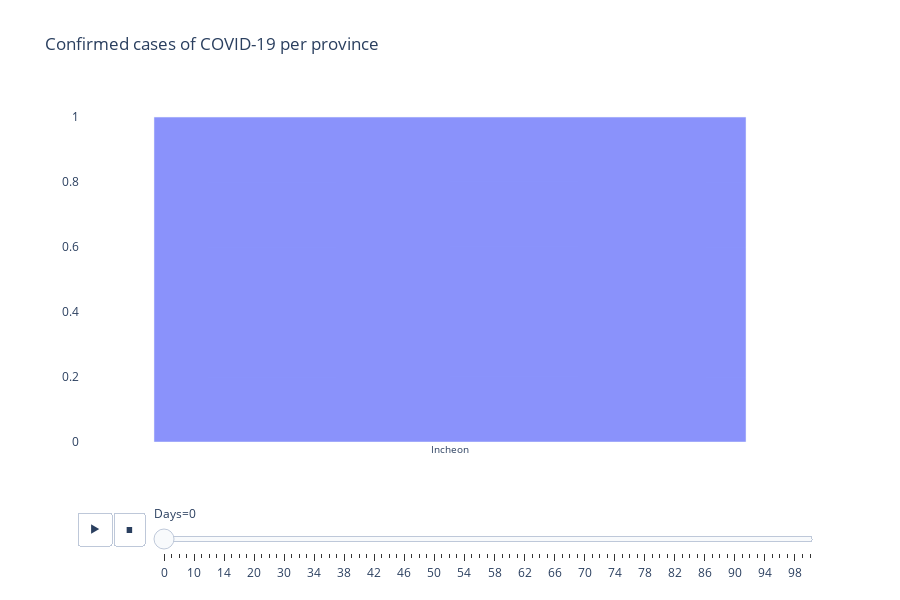

The notebook cell saved with this chart:
### Code cell
fig = px.bar(df_plot,x='province',y='Confirmed',animation_frame='Days',animation_group='province',
            hover_name='province',hover_data=['Confirmed','Isolated','Released','Deceased'],
            title='Confirmed cases of COVID-19 per province',opacity=0.75)

# Setting background to transparent
fig.update_layout({'plot_bgcolor': 'rgba(0, 0, 0, 0)',
                   'paper_bgcolor': 'rgba(0, 0, 0, 0)',})

# Ordering bars and setting figure size
fig.update_layout(xaxis={'categoryorder':'total descending'},width=900,height=600)

# Not displaying axis labels
fig.update_yaxes(title_text='', automargin=True)
fig.update_xaxes(title_text='', tickfont=dict(size=10))

fig.show()

### Figure 1 — Plotly figure (JSON) as saved in the notebook; plotly's stock layout.template omitted (floating-point values rounded to 4 significant figures)
{"data": [{"alignmentgroup": "True", "customdata": [[1, 0, 1, 0]], "hovertemplate": "<b>%{hovertext}</b><br><br>Days=0<br>province=%{x}<br>Confirmed=%{customdata[0]}<br>Isolated=%{customdata[1]}<br>Released=%{customdata[2]}<br>Deceased=%{customdata[3]}<extra></extra>", "hovertext": ["Incheon"], "ids": ["Incheon"], "legendgroup": "", "marker": {"color": "#636efa", "opacity": 0.75}, "name": "", "offsetgroup": "", "orientation": "v", "showlegend": false, "textposition": "auto", "type": "bar", "x": ["Incheon"], "xaxis": "x", "y": [1], "yaxis": "y"}], "layout": {"barmode": "relative", "height": 600, "legend": {"tracegroupgap": 0}, "paper_bgcolor": "rgba(0, 0, 0, 0)", "plot_bgcolor": "rgba(0, 0, 0, 0)", "sliders": [{"active": 0, "currentvalue": {"prefix": "Days="}, "len": 0.9, "pad": {"b": 10, "t": 60}, "steps": [{"args": [["0"], {"frame": {"duration": 0, "redraw": true}, "fromcurrent": true, "mode": "immediate", "transition": {"duration": 0, "easing": "linear"}}], "label": "0", "method": "animate"}, {"args": [["3"], {"frame": {"duration": 0, "redraw": true}, "fromcurrent": true, "mode": "immediate", "transition": {"duration": 0, "easing": "linear"}}], "label": "3", "method": "animate"}, {"args": [["6"], {"frame": {"duration": 0, "redraw": true}, "fromcurrent": true, "mode": "immediate", "transition": {"duration": 0, "easing": "linear"}}], "label": "6", "method": "animate"}, {"args": [["7"], {"frame": {"duration": 0, "redraw": true}, "fromcurrent": true, "mode": "immediate", "transition": {"duration": 0, "easing": "linear"}}], "label": "7", "method": "animate"}, {"args": [["10"], {"frame": {"duration": 0, "redraw": true}, "fromcurrent": true, "mode": "immediate", "transition": {"duration": 0, "easing": "linear"}}], "label": "10", "method": "animate"}, {"args": [["11"], {"frame": {"duration": 0, "redraw": true}, "fromcurrent": true, "mode": "immediate", "transition": {"duration": 0, "easing": "linear"}}], "label": "11", "method": "animate"}, {"args": [["12"], {"frame": {"duration": 0, "redraw": true}, "fromcurrent": true, "mode": "immediate", "transition": {"duration": 0, "easing": "linear"}}], "label": "12", "method": "animate"}, {"args": [["13"], {"frame": {"duration": 0, "redraw": true}, "fromcurrent": true, "mode": "immediate", "transition": {"duration": 0, "easing": "linear"}}], "label": "13", "method": "animate"}, {"args": [["14"], {"frame": {"duration": 0, "redraw": true}, "fromcurrent": true, "mode": "immediate", "transition": {"duration": 0, "easing": "linear"}}], "label": "14", "method": "animate"}, {"args": [["16"], {"frame": {"duration": 0, "redraw": true}, "fromcurrent": true, "mode": "immediate", "transition": {"duration": 0, "easing": "linear"}}], "label": "16", "method": "animate"}, {"args": [["17"], {"frame": {"duration": 0, "redraw": true}, "fromcurrent": true, "mode": "immediate", "transition": {"duration": 0, "easing": "linear"}}], "label": "17", "method": "animate"}, {"args": [["18"], {"frame": {"duration": 0, "redraw": true}, "fromcurrent": true, "mode": "immediate", "transition": {"duration": 0, "easing": "linear"}}], "label": "18", "method": "animate"}, {"args": [["20"], {"frame": {"duration": 0, "redraw": true}, "fromcurrent": true, "mode": "immediate", "transition": {"duration": 0, "easing": "linear"}}], "label": "20", "method": "animate"}, {"args": [["21"], {"frame": {"duration": 0, "redraw": true}, "fromcurrent": true, "mode": "immediate", "transition": {"duration": 0, "easing": "linear"}}], "label": "21", "method": "animate"}, {"args": [["27"], {"frame": {"duration": 0, "redraw": true}, "fromcurrent": true, "mode": "immediate", "transition": {"duration": 0, "easing": "linear"}}], "label": "27", "method": "animate"}, {"args": [["29"], {"frame": {"duration": 0, "redraw": true}, "fromcurrent": true, "mode": "immediate", "transition": {"duration": 0, "easing": "linear"}}], "label": "29", "method": "animate"}, {"args": [["30"], {"frame": {"duration": 0, "redraw": true}, "fromcurrent": true, "mode": "immediate", "transition": {"duration": 0, "easing": "linear"}}], "label": "30", "method": "animate"}, {"args": [["31"], {"frame": {"duration": 0, "redraw": true}, "fromcurrent": true, "mode": "immediate", "transition": {"duration": 0, "easing": "linear"}}], "label": "31", "method": "animate"}, {"args": [["32"], {"frame": {"duration": 0, "redraw": true}, "fromcurrent": true, "mode": "immediate", "transition": {"duration": 0, "easing": "linear"}}], "label": "32", "method": "animate"}, {"args": [["33"], {"frame": {"duration": 0, "redraw": true}, "fromcurrent": true, "mode": "immediate", "transition": {"duration": 0, "easing": "linear"}}], "label": "33", "method": "animate"}, {"args": [["34"], {"frame": {"duration": 0, "redraw": true}, "fromcurrent": true, "mode": "immediate", "transition": {"duration": 0, "easing": "linear"}}], "label": "34", "method": "animate"}, {"args": [["35"], {"frame": {"duration": 0, "redraw": true}, "fromcurrent": true, "mode": "immediate", "transition": {"duration": 0, "easing": "linear"}}], "label": "35", "method": "animate"}, {"args": [["36"], {"frame": {"duration": 0, "redraw": true}, "fromcurrent": true, "mode": "immediate", "transition": {"duration": 0, "easing": "linear"}}], "label": "36", "method": "animate"}, {"args": [["37"], {"frame": {"duration": 0, "redraw": true}, "fromcurrent": true, "mode": "immediate", "transition": {"duration": 0, "easing": "linear"}}], "label": "37", "method": "animate"}, {"args": [["38"], {"frame": {"duration": 0, "redraw": true}, "fromcurrent": true, "mode": "immediate", "transition": {"duration": 0, "easing": "linear"}}], "label": "38", "method": "animate"}, {"args": [["39"], {"frame": {"duration": 0, "redraw": true}, "fromcurrent": true, "mode": "immediate", "transition": {"duration": 0, "easing": "linear"}}], "label": "39", "method": "animate"}, {"args": [["40"], {"frame": {"duration": 0, "redraw": true}, "fromcurrent": true, "mode": "immediate", "transition": {"duration": 0, "easing": "linear"}}], "label": "40", "method": "animate"}, {"args": [["41"], {"frame": {"duration": 0, "redraw": true}, "fromcurrent": true, "mode": "immediate", "transition": {"duration": 0, "easing": "linear"}}], "label": "41", "method": "animate"}, {"args": [["42"], {"frame": {"duration": 0, "redraw": true}, "fromcurrent": true, "mode": "immediate", "transition": {"duration": 0, "easing": "linear"}}], "label": "42", "method": "animate"}, {"args": [["43"], {"frame": {"duration": 0, "redraw": true}, "fromcurrent": true, "mode": "immediate", "transition": {"duration": 0, "easing": "linear"}}], "label": "43", "method": "animate"}, {"args": [["44"], {"frame": {"duration": 0, "redraw": true}, "fromcurrent": true, "mode": "immediate", "transition": {"duration": 0, "easing": "linear"}}], "label": "44", "method": "animate"}, {"args": [["45"], {"frame": {"duration": 0, "redraw": true}, "fromcurrent": true, "mode": "immediate", "transition": {"duration": 0, "easing": "linear"}}], "label": "45", "method": "animate"}, {"args": [["46"], {"frame": {"duration": 0, "redraw": true}, "fromcurrent": true, "mode": "immediate", "transition": {"duration": 0, "easing": "linear"}}], "label": "46", "method": "animate"}, {"args": [["47"], {"frame": {"duration": 0, "redraw": true}, "fromcurrent": true, "mode": "immediate", "transition": {"duration": 0, "easing": "linear"}}], "label": "47", "method": "animate"}, {"args": [["48"], {"frame": {"duration": 0, "redraw": true}, "fromcurrent": true, "mode": "immediate", "transition": {"duration": 0, "easing": "linear"}}], "label": "48", "method": "animate"}, {"args": [["49"], {"frame": {"duration": 0, "redraw": true}, "fromcurrent": true, "mode": "immediate", "transition": {"duration": 0, "easing": "linear"}}], "label": "49", "method": "animate"}, {"args": [["50"], {"frame": {"duration": 0, "redraw": true}, "fromcurrent": true, "mode": "immediate", "transition": {"duration": 0, "easing": "linear"}}], "label": "50", "method": "animate"}, {"args": [["51"], {"frame": {"duration": 0, "redraw": true}, "fromcurrent": true, "mode": "immediate", "transition": {"duration": 0, "easing": "linear"}}], "label": "51", "method": "animate"}, {"args": [["52"], {"frame": {"duration": 0, "redraw": true}, "fromcurrent": true, "mode": "immediate", "transition": {"duration": 0, "easing": "linear"}}], "label": "52", "method": "animate"}, {"args": [["53"], {"frame": {"duration": 0, "redraw": true}, "fromcurrent": true, "mode": "immediate", "transition": {"duration": 0, "easing": "linear"}}], "label": "53", "method": "animate"}, {"args": [["54"], {"frame": {"duration": 0, "redraw": true}, "fromcurrent": true, "mode": "immediate", "transition": {"duration": 0, "easing": "linear"}}], "label": "54", "method": "animate"}, {"args": [["55"], {"frame": {"duration": 0, "redraw": true}, "fromcurrent": true, "mode": "immediate", "transition": {"duration": 0, "easing": "linear"}}], "label": "55", "method": "animate"}, {"args": [["56"], {"frame": {"duration": 0, "redraw": true}, "fromcurrent": true, "mode": "immediate", "transition": {"duration": 0, "easing": "linear"}}], "label": "56", "method": "animate"}, {"args": [["57"], {"frame": {"duration": 0, "redraw": true}, "fromcurrent": true, "mode": "immediate", "transition": {"duration": 0, "easing": "linear"}}], "label": "57", "method": "animate"}, {"args": [["58"], {"frame": {"duration": 0, "redraw": true}, "fromcurrent": true, "mode": "immediate", "transition": {"duration": 0, "easing": "linear"}}], "label": "58", "method": "animate"}, {"args": [["59"], {"frame": {"duration": 0, "redraw": true}, "fromcurrent": true, "mode": "immediate", "transition": {"duration": 0, "easing": "linear"}}], "label": "59", "method": "animate"}, {"args": [["60"], {"frame": {"duration": 0, "redraw": true}, "fromcurrent": true, "mode": "immediate", "transition": {"duration": 0, "easing": "linear"}}], "label": "60", "method": "animate"}, {"args": [["61"], {"frame": {"duration": 0, "redraw": true}, "fromcurrent": true, "mode": "immediate", "transition": {"duration": 0, "easing": "linear"}}], "label": "61", "method": "animate"}, {"args": [["62"], {"frame": {"duration": 0, "redraw": true}, "fromcurrent": true, "mode": "immediate", "transition": {"duration": 0, "easing": "linear"}}], "label": "62", "method": "animate"}, {"args": [["63"], {"frame": {"duration": 0, "redraw": true}, "fromcurrent": true, "mode": "immediate", "transition": {"duration": 0, "easing": "linear"}}], "label": "63", "method": "animate"}, {"args": [["64"], {"frame": {"duration": 0, "redraw": true}, "fromcurrent": true, "mode": "immediate", "transition": {"duration": 0, "easing": "linear"}}], "label": "64", "method": "animate"}, {"args": [["65"], {"frame": {"duration": 0, "redraw": true}, "fromcurrent": true, "mode": "immediate", "transition": {"duration": 0, "easing": "linear"}}], "label": "65", "method": "animate"}, {"args": [["66"], {"frame": {"duration": 0, "redraw": true}, "fromcurrent": true, "mode": "immediate", "transition": {"duration": 0, "easing": "linear"}}], "label": "66", "method": "animate"}, {"args": [["67"], {"frame": {"duration": 0, "redraw": true}, "fromcurrent": true, "mode": "immediate", "transition": {"duration": 0, "easing": "linear"}}], "label": "67", "method": "animate"}, {"args": [["68"], {"frame": {"duration": 0, "redraw": true}, "fromcurrent": true, "mode": "immediate", "transition": {"duration": 0, "easing": "linear"}}], "label": "68", "method": "animate"}, {"args": [["69"], {"frame": {"duration": 0, "redraw": true}, "fromcurrent": true, "mode": "immediate", "transition": {"duration": 0, "easing": "linear"}}], "label": "69", "method": "animate"}, {"args": [["70"], {"frame": {"duration": 0, "redraw": true}, "fromcurrent": true, "mode": "immediate", "transition": {"duration": 0, "easing": "linear"}}], "label": "70", "method": "animate"}, {"args": [["71"], {"frame": {"duration": 0, "redraw": true}, "fromcurrent": true, "mode": "immediate", "transition": {"duration": 0, "easing": "linear"}}], "label": "71", "method": "animate"}, {"args": [["72"], {"frame": {"duration": 0, "redraw": true}, "fromcurrent": true, "mode": "immediate", "transition": {"duration": 0, "easing": "linear"}}], "label": "72", "method": "animate"}, {"args": [["73"], {"frame": {"duration": 0, "redraw": true}, "fromcurrent": true, "mode": "immediate", "transition": {"duration": 0, "easing": "linear"}}], "label": "73", "method": "animate"}, {"args": [["74"], {"frame": {"duration": 0, "redraw": true}, "fromcurrent": true, "mode": "immediate", "transition": {"duration": 0, "easing": "linear"}}], "label": "74", "method": "animate"}, {"args": [["75"], {"frame": {"duration": 0, "redraw": true}, "fromcurrent": true, "mode": "immediate", "transition": {"duration": 0, "easing": "linear"}}], "label": "75", "method": "animate"}, {"args": [["76"], {"frame": {"duration": 0, "redraw": true}, "fromcurrent": true, "mode": "immediate", "transition": {"duration": 0, "easing": "linear"}}], "label": "76", "method": "animate"}, {"args": [["77"], {"frame": {"duration": 0, "redraw": true}, "fromcurrent": true, "mode": "immediate", "transition": {"duration": 0, "easing": "linear"}}], "label": "77", "method": "animate"}, {"args": [["78"], {"frame": {"duration": 0, "redraw": true}, "fromcurrent": true, "mode": "immediate", "transition": {"duration": 0, "easing": "linear"}}], "label": "78", "method": "animate"}, {"args": [["79"], {"frame": {"duration": 0, "redraw": true}, "fromcurrent": true, "mode": "immediate", "transition": {"duration": 0, "easing": "linear"}}], "label": "79", "method": "animate"}, {"args": [["80"], {"frame": {"duration": 0, "redraw": true}, "fromcurrent": true, "mode": "immediate", "transition": {"duration": 0, "easing": "linear"}}], "label": "80", "method": "animate"}, {"args": [["81"], {"frame": {"duration": 0, "redraw": true}, "fromcurrent": true, "mode": "immediate", "transition": {"duration": 0, "easing": "linear"}}], "label": "81", "method": "animate"}, {"args": [["82"], {"frame": {"duration": 0, "redraw": true}, "fromcurrent": true, "mode": "immediate", "transition": {"duration": 0, "easing": "linear"}}], "label": "82", "method": "animate"}, {"args": [["83"], {"frame": {"duration": 0, "redraw": true}, "fromcurrent": true, "mode": "immediate", "transition": {"duration": 0, "easing": "linear"}}], "label": "83", "method": "animate"}, {"args": [["84"], {"frame": {"duration": 0, "redraw": true}, "fromcurrent": true, "mode": "immediate", "transition": {"duration": 0, "easing": "linear"}}], "label": "84", "method": "animate"}, {"args": [["85"], {"frame": {"duration": 0, "redraw": true}, "fromcurrent": true, "mode": "immediate", "transition": {"duration": 0, "easing": "linear"}}], "label": "85", "method": "animate"}, {"args": [["86"], {"frame": {"duration": 0, "redraw": true}, "fromcurrent": true, "mode": "immediate", "transition": {"duration": 0, "easing": "linear"}}], "label": "86", "method": "animate"}, {"args": [["87"], {"frame": {"duration": 0, "redraw": true}, "fromcurrent": true, "mode": "immediate", "transition": {"duration": 0, "easing": "linear"}}], "label": "87", "method": "animate"}, {"args": [["88"], {"frame": {"duration": 0, "redraw": true}, "fromcurrent": true, "mode": "immediate", "transition": {"duration": 0, "easing": "linear"}}], "label": "88", "method": "animate"}, {"args": [["89"], {"frame": {"duration": 0, "redraw": true}, "fromcurrent": true, "mode": "immediate", "transition": {"duration": 0, "easing": "linear"}}], "label": "89", "method": "animate"}, {"args": [["90"], {"frame": {"duration": 0, "redraw": true}, "fromcurrent": true, "mode": "immediate", "transition": {"duration": 0, "easing": "linear"}}], "label": "90", "method": "animate"}, {"args": [["91"], {"frame": {"duration": 0, "redraw": true}, "fromcurrent": true, "mode": "immediate", "transition": {"duration": 0, "easing": "linear"}}], "label": "91", "method": "animate"}, {"args": [["92"], {"frame": {"duration": 0, "redraw": true}, "fromcurrent": true, "mode": "immediate", "transition": {"duration": 0, "easing": "linear"}}], "label": "92", "method": "animate"}, {"args": [["93"], {"frame": {"duration": 0, "redraw": true}, "fromcurrent": true, "mode": "immediate", "transition": {"duration": 0, "easing": "linear"}}], "label": "93", "method": "animate"}, {"args": [["94"], {"frame": {"duration": 0, "redraw": true}, "fromcurrent": true, "mode": "immediate", "transition": {"duration": 0, "easing": "linear"}}], "label": "94", "method": "animate"}, {"args": [["95"], {"frame": {"duration": 0, "redraw": true}, "fromcurrent": true, "mode": "immediate", "transition": {"duration": 0, "easing": "linear"}}], "label": "95", "method": "animate"}, {"args": [["96"], {"frame": {"duration": 0, "redraw": true}, "fromcurrent": true, "mode": "immediate", "transition": {"duration": 0, "easing": "linear"}}], "label": "96", "method": "animate"}, {"args": [["97"], {"frame": {"duration": 0, "redraw": true}, "fromcurrent": true, "mode": "immediate", "transition": {"duration": 0, "easing": "linear"}}], "label": "97", "method": "animate"}, {"args": [["98"], {"frame": {"duration": 0, "redraw": true}, "fromcurrent": true, "mode": "immediate", "transition": {"duration": 0, "easing": "linear"}}], "label": "98", "method": "animate"}, {"args": [["99"], {"frame": {"duration": 0, "redraw": true}, "fromcurrent": true, "mode": "immediate", "transition": {"duration": 0, "easing": "linear"}}], "label": "99", "method": "animate"}, {"args": [["100"], {"frame": {"duration": 0, "redraw": true}, "fromcurrent": true, "mode": "immediate", "transition": {"duration": 0, "easing": "linear"}}], "label": "100", "method": "animate"}], "x": 0.1, "xanchor": "left", "y": 0, "yanchor": "top"}], "title": {"text": "Confirmed cases of COVID-19 per province"}, "updatemenus": [{"buttons": [{"args": [null, {"frame": {"duration": 500, "redraw": true}, "fromcurrent": true, "mode": "immediate", "transition": {"duration": 500, "easing": "linear"}}], "label": "&#9654;", "method": "animate"}, {"args": [[null], {"frame": {"duration": 0, "redraw": true}, "fromcurrent": true, "mode": "immediate", "transition": {"duration": 0, "easing": "linear"}}], "label": "&#9724;", "method": "animate"}], "direction": "left", "pad": {"r": 10, "t": 70}, "showactive": false, "type": "buttons", "x": 0.1, "xanchor": "right", "y": 0, "yanchor": "top"}], "width": 900, "xaxis": {"anchor": "y", "categoryorder": "total descending", "domain": [0, 1], "tickfont": {"size": 10}, "title": {"text": ""}}, "yaxis": {"anchor": "x", "automargin": true, "domain": [0, 1], "title": {"text": ""}}}}
